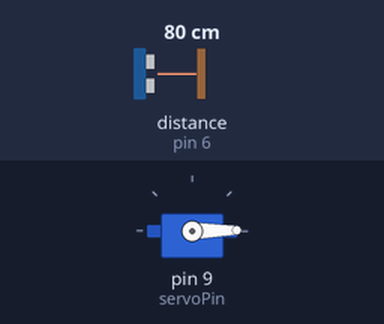
This sketch was run on a simulated Arduino Uno, built with avr-gcc and run on an emulated ATmega328P. Parts: servo. Wiring (inferred from the names in the program): ultrasonic range finder: trigger pin 5; echo pin 6. Inputs (shaded band) come from the test bench; at power-on: distance to the obstacle (sensor on pin 6) 80 cm. The echo pulse lasts 58.3 µs per cm; what the sketch prints to the serial monitor is not drawn.

Above: at 0.01 s.
1.3 s: distance to the obstacle (sensor on pin 6) set to 2 cm
At 2.3 s:
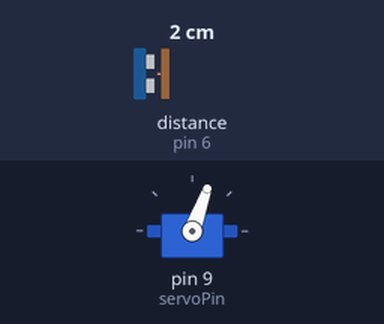
4.3 s: distance to the obstacle (sensor on pin 6) set to 299 cm
At 4.45 s:
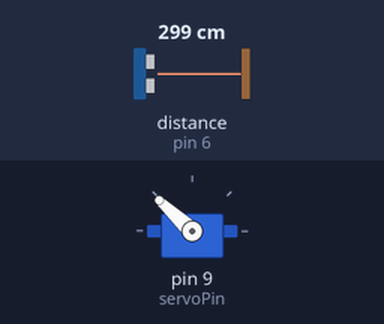
7.3 s: distance to the obstacle (sensor on pin 6) set to 250 cm
At 7.49 s:
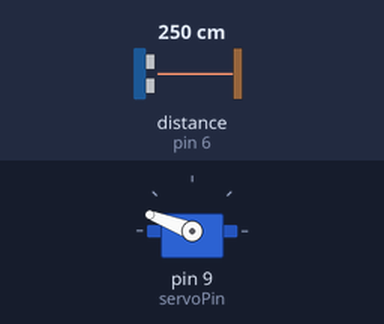
10.3 s: distance to the obstacle (sensor on pin 6) set to 9 cm
Timing chart, 0 to 14.3 s (numbered marks = the images above; inputs shaded):
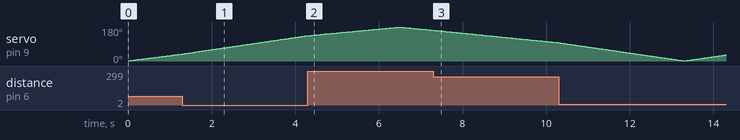

The sketch:

sonarRadar.ino
```cpp
#include<Servo.h>;

const int trigPin = 5;
const int echoPin = 6;
const int servoPin = 9;

Servo rotator;

long duration;
int distance;
int startRange = 1;
int endRange = 179;


void setup() {
  pinMode(trigPin, OUTPUT);
  pinMode(echoPin, INPUT);
  rotator.attach(servoPin);
  Serial.begin(9600);
}

void loop() {
  for (int i=startRange; i<=endRange; i++) {
    rotator.write(i);
    delay(30);
    distance = distanceCal();
    Serial.print(i);
    Serial.print(",");
    Serial.print(distance);
    Serial.print(".");
  }

  for (int i=endRange; i>=startRange; i--){
    rotator.write(i);
    delay(30);
    distance = distanceCal();
    Serial.print(i);
    Serial.print(",");
    Serial.print(distance);
    Serial.print(".");
  }
}

int distanceCal() {
  int distance;
  digitalWrite(trigPin, HIGH);
  delayMicroseconds(10);
  digitalWrite(trigPin,LOW);
  duration = pulseIn(echoPin, HIGH);
  distance = duration * .032 /2;
  return distance;
}
```
